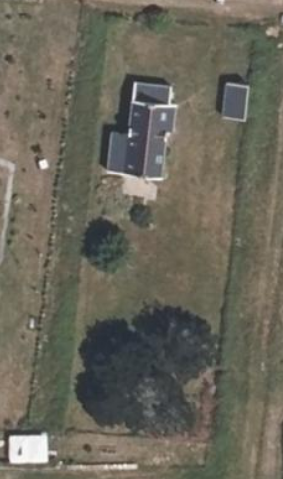
#> input picture MetaData/1.Real_Image/Photos/Photo15Files/15.png, 283 x 479 px
$ python BGR2HSV.py
#> lines starting #> are read from the running program, lines starting #| are printed output that depends on the picture
#> further down, image is the input picture: shape (479, 283, 3); mean B, G, R 90.7, 102.9, 105.8
#> `hsv_image = cv2.cvtColor(image, cv2.COLOR_BGR2HSV)`: hsv_image: shape (479, 283, 3); mean H, S, V 37.2, 44.4, 108.2
import cv2


def backgr_removal(image,threshold_gr=50,kernel_size=11):

#> called with threshold_gr = 50, kernel_size = 11
    total_pixel_in_kernel = kernel_size*kernel_size
    Eighty_percent_kernel = int(total_pixel_in_kernel*0.8)
    gr_pixel_in_total = 0
    half_size_kernel = int((kernel_size-1)/2)
    # Convert image from BGR to HSV
    hsv_img = cv2.cvtColor(image, cv2.COLOR_BGR2HSV)

    # Extract the all channels from hsv
    h,s,v_channel = cv2.split(hsv_img)
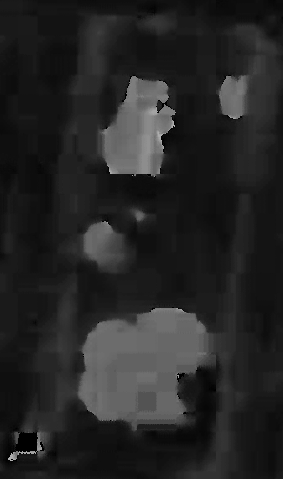
#> h: shape (479, 283); min 0, max 177, mean 37.2
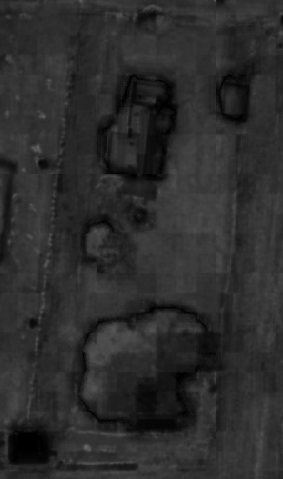
#> s: shape (479, 283); min 0, max 107, mean 44.4
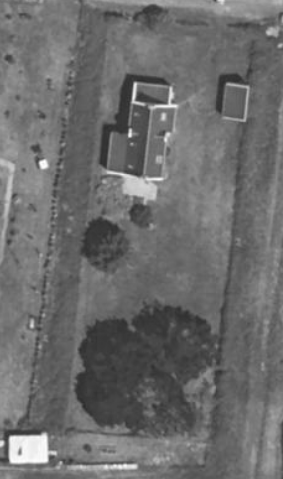
#> v_channel: shape (479, 283); min 43, max 255, mean 108.2
    height, width, _ = hsv_img.shape
#> height = 479; width = 283

    #run thourgh all image
    for y in range(0+half_size_kernel,height-half_size_kernel+1,1):
        for x in range(0+half_size_kernel,width-half_size_kernel+1,1):
            #find a dark pixel
            if h[y,x] < threshold_gr :

                #check dark region around dark pixel
                for j in range(y-half_size_kernel,y+half_size_kernel,1):
                    for i in range(x-half_size_kernel,x+half_size_kernel,1):
                        if h[j,i] < threshold_gr :
                            gr_pixel_in_total = gr_pixel_in_total + 1

                if gr_pixel_in_total > Eighty_percent_kernel :
                    #change the brightness of dark region
                    for j in range(y-half_size_kernel,y+half_size_kernel):
                        for i in range(x-half_size_kernel,x+half_size_kernel):
                            image[j,i] = [255,255,255]
            gr_pixel_in_total = 0
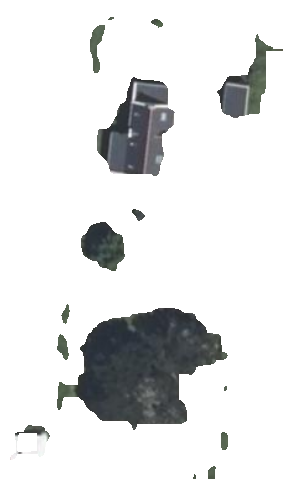
#> image: shape (479, 283, 3); mean B, G, R 225.4, 225.1, 224.2


    # return new image
    return image


# Load image and convert to HSV
image = cv2.imread("15.png")
hsv_image = cv2.cvtColor(image, cv2.COLOR_BGR2HSV)

# Mouse callback function
def show_hsv(event, x, y, flags, param):
    if event == cv2.EVENT_LBUTTONDOWN:
        hsv_val = hsv_image[y, x]  # Note: image[y, x]
        print(f"HSV at ({x}, {y}): {hsv_val}")

# Display image and set mouse callback
cv2.imshow('HSV Image', hsv_image)
cv2.imshow("orginal", image)
cv2.setMouseCallback('HSV Image', show_hsv)

filtered_origin = backgr_removal(image)


cv2.imshow("filtered", filtered_origin)


cv2.waitKey(0)
cv2.destroyAllWindows()
